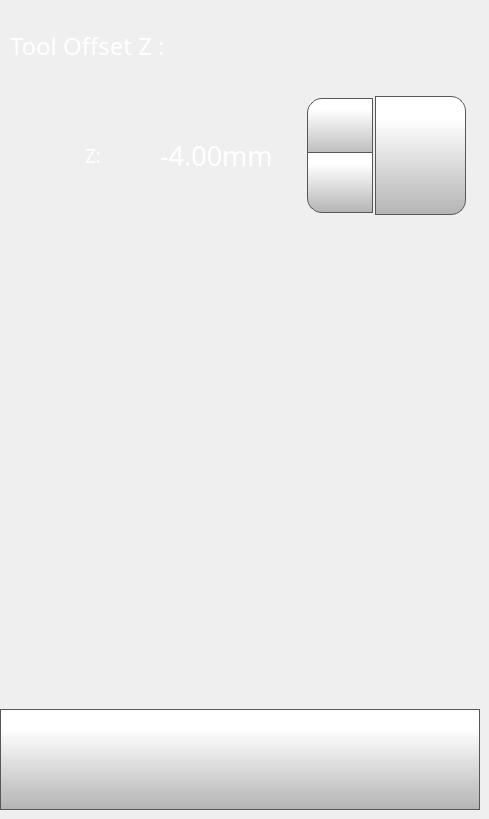
    <widget class="QWidget" name="toolOffsetZpage">
     <widget class="QPushButton" name="toolOffsetZSetButton">
      <property name="geometry">
       <rect>
        <x>375</x>
        <y>96</y>
        <width>91</width>
        <height>119</height>
       </rect>
      </property>
      <property name="font">
       <font>
        <family>Gotham</family>
        <pointsize>13</pointsize>
       </font>
      </property>
      <property name="styleSheet">
       <string notr="true">QPushButton {
     border: 1px solid rgb(87, 87, 87);
	background-color: qlineargradient(spread:pad, x1:0, y1:1, x2:0, y2:0.188, stop:0 rgba(180, 180, 180, 255), stop:1 rgba(255, 255, 255, 255));
border-top-right-radius: 15px;
border-bottom-right-radius: 15px;

}

QPushButton:pressed {
    background-color: qlineargradient(x1: 0, y1: 0, x2: 0, y2: 1,
                                      stop: 0 #dadbde, stop: 1 #f6f7fa);
}

QPushButton:flat {
    border: none; /* no border for a flat push button */
}

QPushButton:default {
    border-color: navy; /* make the default button prominent */
}
QPushButton:focus {
	outline: none;
}</string>
      </property>
      <property name="text">
       <string/>
      </property>
      <property name="icon">
       <iconset>
        <normaloff>templates/img/verification-mark.png</normaloff>templates/img/verification-mark.png</iconset>
      </property>
      <property name="iconSize">
       <size>
        <width>50</width>
        <height>50</height>
       </size>
      </property>
     </widget>
     <widget class="QDoubleSpinBox" name="toolOffsetZDoubleSpinBox">
      <property name="geometry">
       <rect>
        <x>155</x>
        <y>95</y>
        <width>221</width>
        <height>121</height>
       </rect>
      </property>
      <property name="font">
       <font>
        <family>Gotham</family>
        <pointsize>20</pointsize>
       </font>
      </property>
      <property name="styleSheet">
       <string notr="true">QDoubleSpinBox {
    padding-right: 5px; /* make room for the arrows */
	color: rgb(255, 255, 255);
	background-color: rgba(255, 255, 255, 0);
   
}
QDoubleSpinBox ::text:selected {
	background-color: rgb(255, 146, 57);
   
}
QDoubleSpinBox::up-button {
     border: 1px solid rgb(87, 87, 87);

border-top-left-radius: 15px;
	background-color: qlineargradient(spread:pad, x1:0, y1:1, x2:0, y2:0.188, stop:0 rgba(180, 180, 180, 255), stop:1 rgba(255, 255, 255, 255));
    width: 60px;
     height: 55px;
    padding: 2px;
}

QDoubleSpinBox::up-arrow { 
image: url(./templates/img/arrows.png);
    width: 40px;
     height: 40px;
padding: 5px;
}



QDoubleSpinBox::up-button:pressed {
    background-color: qlineargradient(x1: 0, y1: 0, x2: 0, y2: 1,
                                      stop: 0 #dadbde, stop: 1 #f6f7fa);
}


QDoubleSpinBox::down-button {
     border: 1px solid rgb(87, 87, 87);
border-bottom-left-radius: 15px;
	background-color: qlineargradient(spread:pad, x1:0, y1:1, x2:0, y2:0.188, stop:0 rgba(180, 180, 180, 255), stop:1 rgba(255, 255, 255, 255));
    width: 60px;
     height: 55px;
    padding: 2px;
}

QDoubleSpinBox::down-arrow { 
image: url(./templates/img/arrows-5.png);
    width: 40px;
    height: 40px;
padding: 5px;
}

QDoubleSpinBox::down-button:pressed {
    background-color: qlineargradient(x1: 0, y1: 0, x2: 0, y2: 1,
                                      stop: 0 #dadbde, stop: 1 #f6f7fa);

}

</string>
      </property>
      <property name="readOnly">
       <bool>false</bool>
      </property>
      <property name="buttonSymbols">
       <enum>QAbstractSpinBox::UpDownArrows</enum>
      </property>
      <property name="accelerated">
       <bool>true</bool>
      </property>
      <property name="suffix">
       <string>mm</string>
      </property>
      <property name="decimals">
       <number>2</number>
      </property>
      <property name="minimum">
       <double>-6.000000000000000</double>
      </property>
      <property name="maximum">
       <double>-2.000000000000000</double>
      </property>
      <property name="singleStep">
       <double>0.050000000000000</double>
      </property>
      <property name="value">
       <double>-4.000000000000000</double>
      </property>
     </widget>
     <widget class="QLabel" name="tollOffsetXLabel_2">
      <property name="geometry">
       <rect>
        <x>85</x>
        <y>145</y>
        <width>70</width>
        <height>21</height>
       </rect>
      </property>
      <property name="font">
       <font>
        <family>Gotham Light</family>
        <pointsize>14</pointsize>
        <weight>50</weight>
        <bold>false</bold>
       </font>
      </property>
      <property name="styleSheet">
       <string notr="true">color: rgb(255, 255, 255);</string>
      </property>
      <property name="text">
       <string>Z:</string>
      </property>
     </widget>
     <widget class="QLabel" name="toolOffsetLabel_2">
      <property name="geometry">
       <rect>
        <x>10</x>
        <y>30</y>
        <width>231</width>
        <height>31</height>
       </rect>
      </property>
      <property name="font">
       <font>
        <family>Gotham</family>
        <pointsize>18</pointsize>
        <weight>50</weight>
        <bold>false</bold>
       </font>
      </property>
      <property name="styleSheet">
       <string notr="true">color: rgb(255, 255, 255);</string>
      </property>
      <property name="text">
       <string>Tool Offset Z :</string>
      </property>
     </widget>
     <widget class="QPushButton" name="toolOffsetZBackButton">
      <property name="geometry">
       <rect>
        <x>0</x>
        <y>709</y>
        <width>480</width>
        <height>101</height>
       </rect>
      </property>
      <property name="minimumSize">
       <size>
        <width>0</width>
        <height>0</height>
       </size>
      </property>
      <property name="font">
       <font>
        <family>Gotham Light</family>
        <pointsize>9</pointsize>
       </font>
      </property>
      <property name="styleSheet">
       <string notr="true">QPushButton {
     border: 1px solid rgb(87, 87, 87);
	background-color: qlineargradient(spread:pad, x1:0, y1:1, x2:0, y2:0.188, stop:0 rgba(180, 180, 180, 255), stop:1 rgba(255, 255, 255, 255));


}

QPushButton:pressed {
    background-color: qlineargradient(x1: 0, y1: 0, x2: 0, y2: 1,
                                      stop: 0 #dadbde, stop: 1 #f6f7fa);
}

QPushButton:flat {
    border: none; /* no border for a flat push button */
}

QPushButton:default {
    border-color: navy; /* make the default button prominent */
}

QPushButton:focus {
	outline: none;
}</string>
      </property>
      <property name="text">
       <string/>
      </property>
      <property name="icon">
       <iconset>
        <normaloff>templates/img/arrows-4.png</normaloff>templates/img/arrows-4.png</iconset>
      </property>
      <property name="iconSize">
       <size>
        <width>50</width>
        <height>50</height>
       </size>
      </property>
      <property name="checkable">
       <bool>false</bool>
      </property>
      <property name="autoDefault">
       <bool>false</bool>
      </property>
      <property name="default">
       <bool>false</bool>
      </property>
      <property name="flat">
       <bool>false</bool>
      </property>
     </widget>
    </widget>
